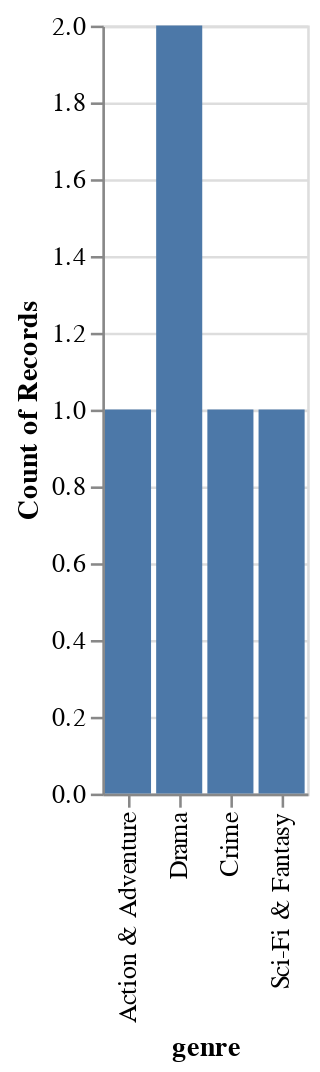

Here is the notebook cell this chart was saved with:
### Code cell
alt.Chart(tvseries_df2.head(5)).mark_bar().encode(
    x='genre',
    y='count()'
).interactive()

### Figure 1 — Vega specification as saved in the notebook (floating-point values rounded to 4 significant figures)
{"$schema": "https://vega.github.io/schema/vega/v5.json", "data": [{"name": "param_3_store"}, {"name": "source_0", "values": [{"__count": 1, "genre": "Sci-Fi & Fantasy"}, {"__count": 2, "genre": " Drama"}, {"__count": 1, "genre": " Action & Adventure"}, {"__count": 1, "genre": "Crime"}]}, {"name": "source_0_x_domain_genre", "values": [{"genre": "Sci-Fi & Fantasy"}, {"genre": " Drama"}, {"genre": " Action & Adventure"}, {"genre": "Crime"}]}, {"name": "source_0_y_domain___count", "values": [{"min": 1, "max": 2}]}], "signals": [{"name": "x_step", "value": 20}, {"name": "width", "update": "bandspace(domain('x').length, 0.1, 0.05) * x_step"}, {"name": "unit", "value": {}, "on": [{"events": "pointermove", "update": "isTuple(group()) ? group() : unit"}]}, {"name": "param_3", "update": "vlSelectionResolve(\"param_3_store\", \"union\")"}, {"name": "param_3_genre", "on": [{"events": [{"source": "view", "type": "dblclick"}], "update": "null"}, {"events": {"signal": "param_3_translate_delta"}, "update": "panLinear(param_3_translate_anchor.extent_x, -param_3_translate_delta.x / width)"}, {"events": {"signal": "param_3_zoom_delta"}, "update": "zoomLinear(domain(\"x\"), param_3_zoom_anchor.x, param_3_zoom_delta)"}]}, {"name": "param_3_tuple", "on": [{"events": [{"signal": "param_3_genre"}], "update": "param_3_genre ? {unit: \"\", fields: param_3_tuple_fields, values: [param_3_genre]} : null"}]}, {"name": "param_3_tuple_fields", "value": [{"field": "genre", "channel": "x", "type": "E"}]}, {"name": "param_3_translate_anchor", "value": {}, "on": [{"events": [{"source": "scope", "type": "pointerdown"}], "update": "{x: x(unit), y: y(unit), extent_x: domain(\"x\")}"}]}, {"name": "param_3_translate_delta", "value": {}, "on": [{"events": [{"source": "window", "between": [{"source": "scope", "type": "pointerdown"}, {"source": "window", "type": "pointerup"}], "type": "pointermove", "consume": true}], "update": "{x: param_3_translate_anchor.x - x(unit), y: param_3_translate_anchor.y - y(unit)}"}]}, {"name": "param_3_zoom_anchor", "on": [{"events": [{"source": "scope", "consume": true, "type": "wheel"}], "update": "{x: invert(\"x\", x(unit)), y: invert(\"y\", y(unit))}"}]}, {"name": "param_3_zoom_delta", "on": [{"events": [{"source": "scope", "type": "wheel", "consume": true}], "update": "pow(1.001, event.deltaY * pow(16, event.deltaMode))", "force": true}]}, {"name": "param_3_modify", "on": [{"events": {"signal": "param_3_tuple"}, "update": "modify(\"param_3_store\", param_3_tuple, true)"}]}], "marks": [{"type": "rect", "name": "marks", "from": {"data": "source_0"}, "encode": {"update": {"y": {"field": "__count", "scale": "y"}, "width": {"signal": "max(0.25, bandwidth('x'))"}, "ariaRoleDescription": {"value": "bar"}, "y2": {"value": 0, "scale": "y"}, "x": {"field": "genre", "scale": "x"}, "description": {"signal": "\"genre: \" + (isValid(datum[\"genre\"]) ? datum[\"genre\"] : \"\"+datum[\"genre\"]) + \"; Count of Records: \" + (format(datum[\"__count\"], \"\"))"}, "fill": {"value": "#4c78a8"}}}, "interactive": true, "style": ["bar"]}], "scales": [{"name": "x", "type": "band", "domain": {"data": "source_0_x_domain_genre", "field": "genre", "sort": true}, "range": {"step": {"signal": "x_step"}}, "paddingOuter": 0.05, "paddingInner": 0.1}, {"name": "y", "type": "linear", "domain": [{"signal": "(data(\"source_0_y_domain___count\")[0] || {}).min"}, {"signal": "(data(\"source_0_y_domain___count\")[0] || {}).max"}], "range": [{"signal": "height"}, 0], "nice": true, "zero": true}], "axes": [{"scale": "y", "grid": true, "tickCount": {"signal": "ceil(height/40)"}, "gridScale": "x", "maxExtent": 0, "labels": false, "ticks": false, "domain": false, "orient": "left", "aria": false, "minExtent": 0, "zindex": 0}, {"scale": "x", "title": "genre", "grid": false, "orient": "bottom", "labelAlign": "right", "labelAngle": 270, "labelBaseline": "middle", "zindex": 0}, {"scale": "y", "title": "Count of Records", "zindex": 0, "grid": false, "orient": "left", "labelOverlap": true, "tickCount": {"signal": "ceil(height/40)"}}], "padding": 5, "height": 300, "background": "white", "style": "cell"}
